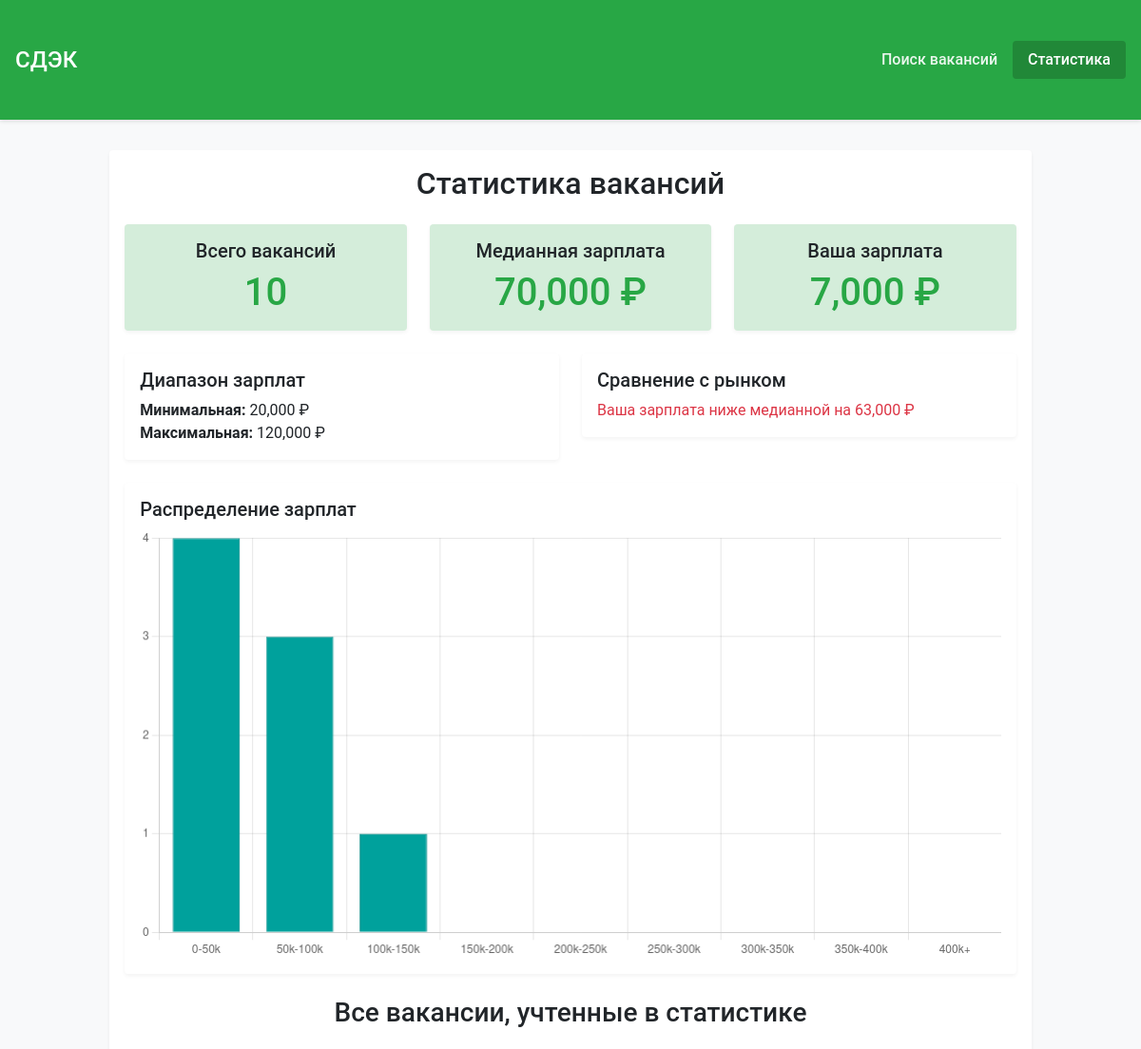
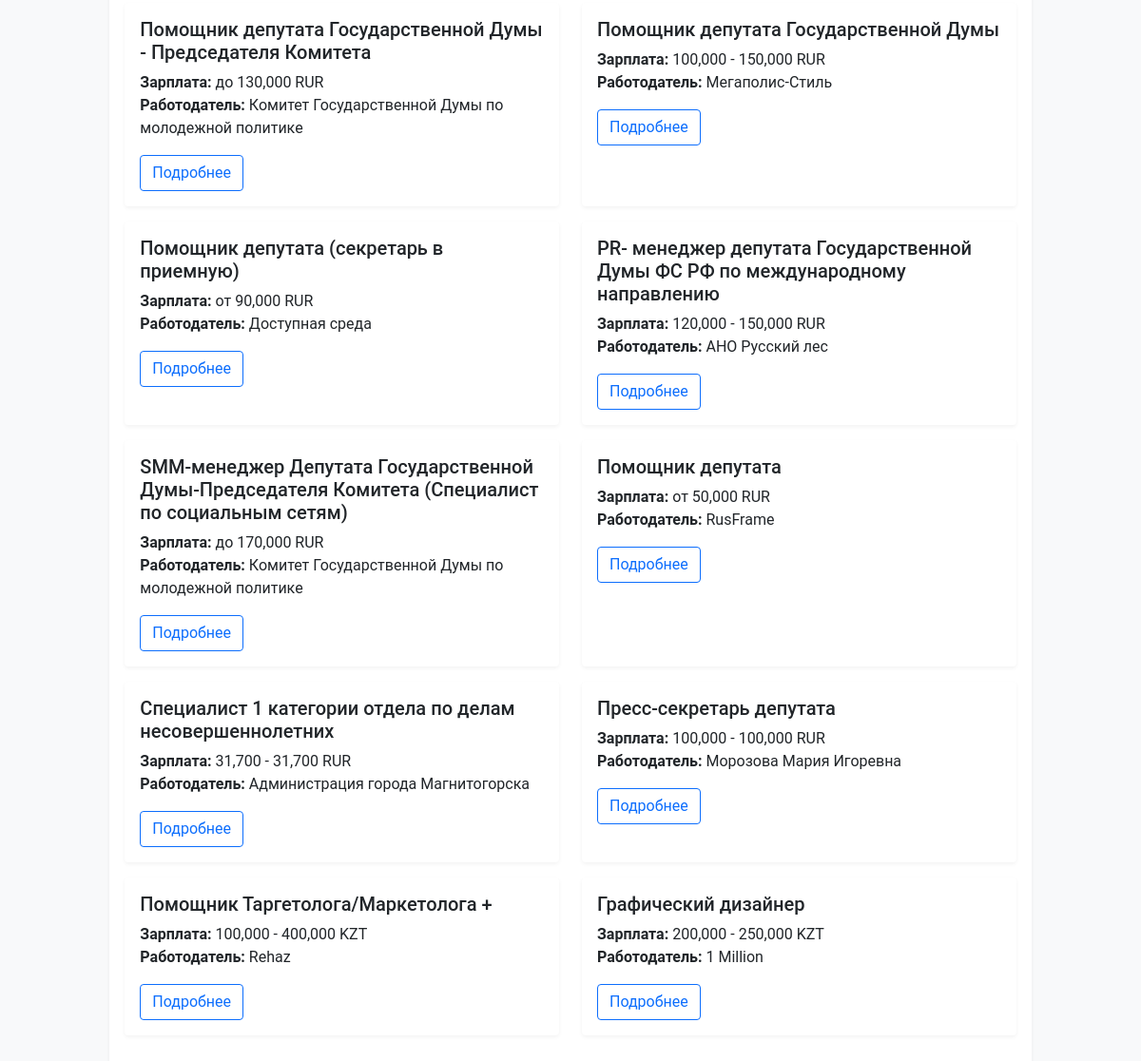
Page /statistics/ on the committed database (2 pictures, top to bottom).
### vacancies/models.py (models this page shows, shortened)
class Vacancy(models.Model):
    query = models.CharField(max_length=255, verbose_name="Исходный запрос", default="Нет данных")
    title = models.CharField(max_length=255, verbose_name="Название вакансии")
    salary_from = models.IntegerField(null=True, blank=True, verbose_name="Зарплата от")
    salary_to = models.IntegerField(null=True, blank=True, verbose_name="Зарплата до")
    currency = models.CharField(max_length=10, null=True, blank=True, verbose_name="Валюта")
    employer = models.CharField(max_length=255, null=True, blank=True, verbose_name="Работодатель")
    url = models.URLField(verbose_name="Ссылка на вакансию")
    created_at = models.DateTimeField(auto_now_add=True, verbose_name="Дата создания")
    benefits = models.TextField(null=True, blank=True, verbose_name="Неденежные бенефиты")
    is_internal = models.BooleanField(default=False, verbose_name="Внутренняя вакансия")
    user_salary = models.IntegerField(null=True, blank=True)

### vacancies/views.py (the view)
# urls.py: path('statistics/', views.statistics_view, name='statistics'),
def statistics_view(request):
    last_vacancy = Vacancy.objects.order_by('-id').first()
    last_query = last_vacancy.query if last_vacancy else None
    if last_query:
        vacancies = Vacancy.objects.filter(query=last_query)
    else:
        vacancies = Vacancy.objects.none() # Если запросов нет, то и вакансий нет
    total_vacancies = vacancies.count()
    salaries_in_rubles = []
    formatted_vacancies = []
    for vacancy in vacancies:
        if vacancy.salary_from and vacancy.currency:
            salary_in_rubles = convert_to_rubles(vacancy.salary_from, vacancy.currency)
            if salary_in_rubles:
                salaries_in_rubles.append(salary_in_rubles)
        formatted_vacancies.append({
            'title': vacancy.title,
            'salary': format_salary({
                'from': vacancy.salary_from,
                'to': vacancy.salary_to,
                'currency': vacancy.currency
            }),
            'employer': vacancy.employer,
            'url': vacancy.url
        })
    median_salary = int(statistics.median(salaries_in_rubles)) if salaries_in_rubles else 0
    min_salary = min(salaries_in_rubles) if salaries_in_rubles else 0
    max_salary = max(salaries_in_rubles) if salaries_in_rubles else 0
    salary_ranges = [
        '0-50k', '50k-100k', '100k-150k', '150k-200k',
        '200k-250k', '250k-300k', '300k-350k', '350k-400k', '400k+'
    ]
    salary_counts = [0] * len(salary_ranges)
    for salary in salaries_in_rubles:
        if salary <= 50000:
            salary_counts[0] += 1
        elif salary <= 100000:
            salary_counts[1] += 1
        elif salary <= 150000:
            salary_counts[2] += 1
        elif salary <= 200000:
            salary_counts[3] += 1
        elif salary <= 250000:
            salary_counts[4] += 1
        elif salary <= 300000:
            salary_counts[5] += 1
        elif salary <= 350000:
            salary_counts[6] += 1
        elif salary <= 400000:
            salary_counts[7] += 1
        else:
            salary_counts[8] += 1
    user_salary = last_vacancy.user_salary if last_vacancy else None
    context = {
        'total_vacancies': total_vacancies,
        'median_salary': median_salary,
        'min_salary': min_salary,
        'max_salary': max_salary,
        'salary_ranges': salary_ranges,
        'salary_counts': salary_counts,
        'user_salary': user_salary,
        'vacancies': formatted_vacancies,
    }
    return render(request, 'vacancies/statistics.html', context)

### vacancies/templatetags/vacancy_filters.py (called while the page is built)
@register.filter
def format_number(value):
    if value is None:
        return "Не указана"
    try:
        return intcomma(int(value))
    except (ValueError, TypeError):
        return value

@register.filter
def subtract(value, arg):
    try:
        return int(value) - int(arg)
    except (ValueError, TypeError):
        return 0

@register.filter
def intcomma(value):
    try:
        return "{:,}".format(int(value))
    except (ValueError, TypeError):
        return value

### vacancies/views.py (called while the page is built)
def format_salary(salary):
    if not salary:
        return "Не указана"
    from_salary = salary.get('from')
    to_salary = salary.get('to')
    currency = salary.get('currency', 'RUR')
    if from_salary and to_salary:
        return f"{from_salary:,} - {to_salary:,} {currency}"
    elif from_salary:
        return f"от {from_salary:,} {currency}"
    elif to_salary:
        return f"до {to_salary:,} {currency}"
    return "Не указана"

def convert_to_rubles(salary, currency):
    if not salary or not currency:
        return None
    exchange_rates = {
        'RUR': 1,
        'RUB': 1,
        'USD': 90,  # Примерный курс
        'EUR': 100,  # Примерный курс
        'KZT': 0.2,  # Примерный курс
        'BYR': 30,   # Примерный курс
        'UAH': 2.5,  # Примерный курс
        'UZS': 0.007 # Примерный курс
    }
    rate = exchange_rates.get(currency.upper(), 1)
    return int(salary * rate)

### vacancies/templates/vacancies/statistics.html (shortened to what this page needs)
{% extends 'base.html' %}
{% load vacancy_filters %}
{% block content %}
<div class="container">
    <div class="row justify-content-center">
        <div class="col-md-10">
            <div class="card mb-4">
                <div class="card-body">
                    <h2 class="card-title text-center mb-4">Статистика вакансий</h2>
                    <div class="row">
                        <div class="col-md-4">
                            <div class="card bg-light">
                                <div class="card-body text-center">
                                    <h5 class="card-title">Всего вакансий</h5>
                                    <p class="card-text display-6">{{ total_vacancies }}</p>
                                </div>
                            </div>
                        </div>
                        <div class="col-md-4">
                            <div class="card bg-light">
                                <div class="card-body text-center">
                                    <h5 class="card-title">Медианная зарплата</h5>
                                    <p class="card-text display-6">{{ median_salary|format_number }} ₽</p>
                                </div>
                            </div>
                        </div>
                        <div class="col-md-4">
                            <div class="card bg-light">
                                <div class="card-body text-center">
                                    <h5 class="card-title">Ваша зарплата</h5>
                                    <p class="card-text display-6">{{ user_salary|format_number }} ₽</p>
                                </div>
                            </div>
                        </div>
                    </div>
                    <div class="row mt-4">
                        <div class="col-md-6">
                            <div class="card">
                                <div class="card-body">
                                    <h5 class="card-title">Диапазон зарплат</h5>
                                    <p class="card-text">
                                        <strong>Минимальная:</strong> {{ min_salary|format_number }} ₽<br>
                                        <strong>Максимальная:</strong> {{ max_salary|format_number }} ₽
                                    </p>
                                </div>
                            </div>
                        </div>
                        <div class="col-md-6">
                            <div class="card">
                                <div class="card-body">
                                    <h5 class="card-title">Сравнение с рынком</h5>
                                    {% if user_salary %}
                                        {% if user_salary > median_salary %}
                                            <p class="card-text text-success">
                                                Ваша зарплата выше медианной на {{ user_salary|subtract:median_salary|format_number }} ₽
                                            </p>
                                        {% elif user_salary < median_salary %}
                                            <p class="card-text text-danger">
                                                Ваша зарплата ниже медианной на {{ median_salary|subtract:user_salary|format_number }} ₽
                                            </p>
                                        {% else %}
                                            <p class="card-text text-info">
                                                Ваша зарплата соответствует медианной
                                            </p>
                                        {% endif %}
                                    {% else %}
                                        <p class="card-text text-muted">
                                            Укажите вашу зарплату для сравнения
                                        </p>
                                    {% endif %}
                                </div>
                            </div>
                        </div>
                    </div>
                    <div class="card mt-4">
                        <div class="card-body">
                            <h5 class="card-title">Распределение зарплат</h5>
                            <canvas id="salaryChart"></canvas>
                        </div>
                    </div>
                    <div class="mt-4">
                        <h3 class="mb-4 text-center">Все вакансии, учтенные в статистике</h3>
                        <div class="row">
                            {% for vacancy in vacancies %}
                            <div class="col-md-6 mb-3">
                                <div class="card h-100">
                                    <div class="card-body">
                                        <h5 class="card-title">{{ vacancy.title }}</h5>
                                        <p class="card-text">
                                            <strong>Зарплата:</strong> {{ vacancy.salary }}<br>
                                            <strong>Работодатель:</strong> {{ vacancy.employer }}
                                        </p>
                                        <a href="{{ vacancy.url }}" class="btn btn-outline-primary" target="_blank">Подробнее</a>
                                    </div>
                                </div>
                            </div>
                            {% endfor %}
                        </div>
                    </div>
                </div>
            </div>
        </div>
    </div>
</div>
{% endblock %}
{% block extra_js %}
<script>
document.addEventListener('DOMContentLoaded', function() {
    const ctx = document.getElementById('salaryChart').getContext('2d');
    new Chart(ctx, {
        type: 'bar',
        data: {
            labels: {{ salary_ranges|safe }},
            datasets: [{
                label: 'Количество вакансий',
                data: {{ salary_counts|safe }},
                backgroundColor: '#00A19C',
                borderColor: '#008B87',
                borderWidth: 1
            }]
        },
        options: {
            responsive: true,
            scales: {
                y: {
                    beginAtZero: true,
                    ticks: {
                        stepSize: 1
                    }
                }
            },
            plugins: {
                legend: {
                    display: false
                }
            }
        }
    });
});
</script>
{% endblock %}

### vacancies/templates/base.html (shortened to what this page needs)
<!DOCTYPE html>
<html lang="ru">
<head>
    <link href="https://cdn.jsdelivr.net/npm/bootstrap@5.1.3/dist/css/bootstrap.min.css" rel="stylesheet">
</head>
<body>
    <nav class="navbar navbar-expand-lg navbar-dark">
        <div class="container">
            <a class="navbar-brand" href="{% url 'job_search' %}">СДЭК</a>
            <div class="collapse navbar-collapse" id="navbarNav">
                <ul class="navbar-nav ms-auto">
                    <li class="nav-item">
                        <a class="nav-link {% if request.resolver_match.url_name == 'job_search' %}active{% endif %}"
                           href="{% url 'job_search' %}">Поиск вакансий</a>
                    </li>
                    <li class="nav-item">
                        <a class="nav-link {% if request.resolver_match.url_name == 'statistics' %}active{% endif %}"
                           href="{% url 'statistics' %}">Статистика</a>
                    </li>
                </ul>
            </div>
        </div>
    </nav>
    {% block content %}{% endblock %}
    {% block extra_js %}{% endblock %}
</body>
</html>

### vacancies/templates/base.html (style rules this page uses)
:root { --cdek-green: #28a745; --cdek-dark-green: #218838; --cdek-light-green: #d4edda; }
body { font-family: 'Roboto', Arial, sans-serif; background-color: #f8f9fa; }
.navbar { background-color: var(--cdek-green) !important; box-shadow: 0 2px 4px rgba(0,0,0,0.1); }
.navbar-brand { color: white !important; font-weight: 500; font-size: 1.5rem; }
.nav-link { color: rgba(255,255,255,0.9) !important; font-weight: 500; padding: 0.5rem 1rem !important; transition: all 0.3s ease; }
.nav-link.active { color: white !important; background-color: var(--cdek-dark-green); border-radius: 4px; }
.card { border: none; box-shadow: 0 2px 4px rgba(0,0,0,0.05); transition: transform 0.2s ease; }
.container { max-width: 1200px; padding: 2rem 1rem; }

### vacancies/templates/vacancies/statistics.html (style rules this page uses)
.card { border: none; box-shadow: 0 2px 4px rgba(0,0,0,0.05); }
.bg-light { background-color: var(--cdek-light-green) !important; }
.display-6 { color: var(--cdek-green); font-weight: 500; }
.text-danger { color: #dc3545 !important; }

### rows in the picture
Vacancy: title "Помощник депутата Государственной Думы - Председателя Комитета", employer "Комитет Государственной Думы по молодежной политике"
Vacancy: title "Помощник депутата Государственной Думы", employer "Мегаполис-Стиль"
Vacancy: title "Помощник депутата (секретарь в приемную)", employer "Доступная среда"
Vacancy: title "PR- менеджер депутата Государственной Думы ФС РФ по международному направлению", employer "АНО Русский лес"
Vacancy: title "SMM-менеджер Депутата Государственной Думы-Председателя Комитета (Cпециалист по социальным сетям)", employer "Комитет Государственной Думы по молодежной политике"
Vacancy: title "Помощник депутата", employer "RusFrame"
Vacancy: title "Специалист 1 категории отдела по делам несовершеннолетних", employer "Администрация города Магнитогорска"
Vacancy: title "Пресс-секретарь депутата", employer "Морозова Мария Игоревна"
Vacancy: title "Помощник Таргетолога/Маркетолога +", employer "Rehaz"
Vacancy: title "Графический дизайнер", employer "1 Million"

### other values in the picture
{{ total_vacancies }} "10"
{{ median_salary|format_number }} "70,000"
{{ user_salary|format_number }} "7,000"
{{ min_salary|format_number }} "20,000"
{{ max_salary|format_number }} "120,000"
{{ median_salary|subtract:user_salary|format_number }} "63,000"
{{ vacancy.salary }} "до 130,000 RUR" "100,000 - 150,000 RUR" "от 90,000 RUR" "120,000 - 150,000 RUR" "до 170,000 RUR" "от 50,000 RUR" "31,700 - 31,700 RUR" "100,000 - 100,000 RUR" "100,000 - 400,000 KZT" "200,000 - 250,000 KZT"
chart data {{ salary_counts|safe }} [4, 3, 1, 0, 0, 0, 0, 0, 0]
